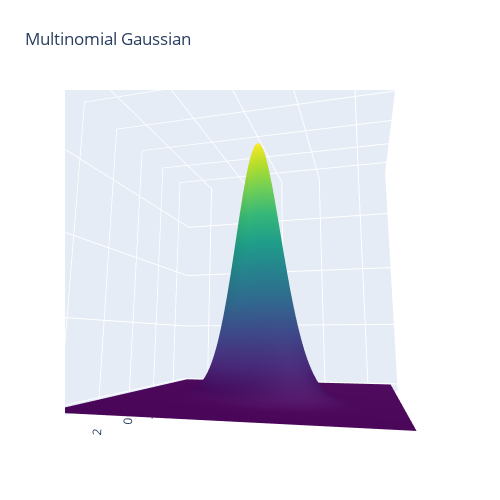

The notebook cell saved with this chart:
### Code cell
#z2 = np.ones_like(z) * 0.1
fig = go.Figure(data=[
        go.Surface(x=x, y=x, z=z, colorscale='Viridis', showscale=False),
        #go.Surface(x=x, y=x, z=z2, colorscale='Viridis', showscale=False),
    
])
fig.update_layout(title='Multinomial Gaussian', autosize=False,
                  width=500, height=500,
                  margin=dict(l=65, r=50, b=65, t=90))
fig.show()
